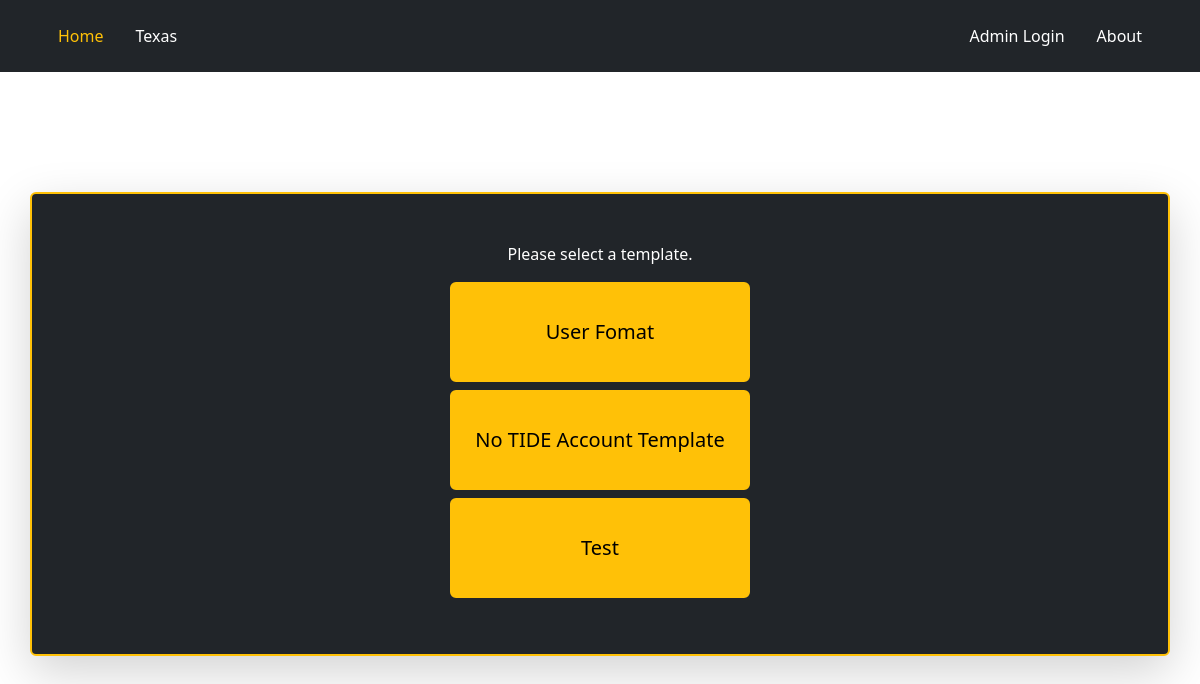
Before: /project-landing-page/Texas/ with the older database file.
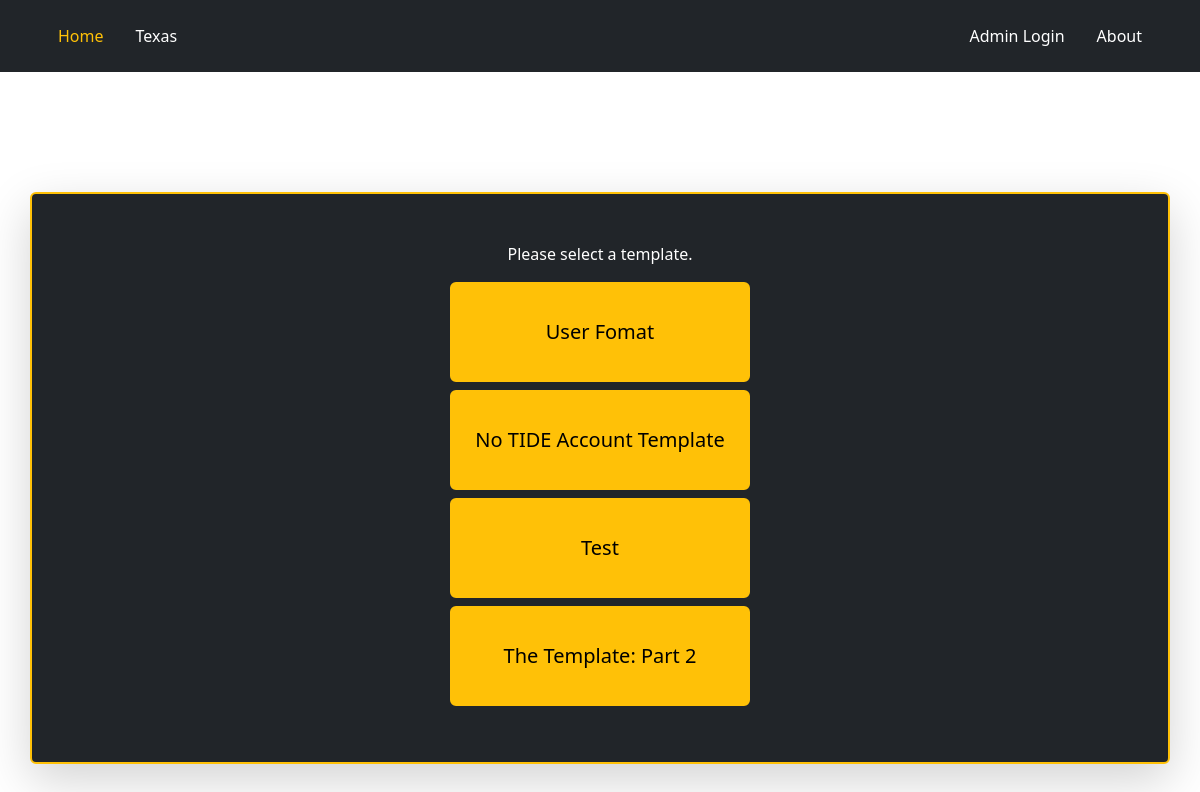
After: the same page with the newer database file.
### email_tool/models.py (models this page shows, shortened)
class Project(models.Model):
    name = models.CharField(max_length=40, default='Project Name')
    email_templates = models.ManyToManyField("CustomFormTemplate", related_name='projects_using_templates', blank=True)
    signature = models.TextField(max_length=400, default='Signature Goes Here', null=True)
    global_project = models.BooleanField(default=False)
    form_fields_created = models.BooleanField(default=False)

class CustomFormTemplate(models.Model):
    project = models.ForeignKey(Project, related_name='templates', on_delete=models.CASCADE, blank = True, null=True)
    template_name = models.CharField(max_length=100)
    template_slug = models.SlugField(unique=True, null=True, blank=True)
    fields = models.ManyToManyField(CustomFormField, blank=True)
    template_text = models.TextField()
    field_order_config = models.JSONField(blank=True, null=True)

### email_tool/views.py (the view, shortened to what this page needs)
# urls.py: path('project-landing-page/<str:name>/', ProjectLandingPageView.as_view(), name='project-landing-page'),
class ProjectLandingPageView(View):
    def get(self, request, name):
        selected_project_name = name.title()
        selected_project = get_object_or_404(Project, name=selected_project_name)
        email_templates = selected_project.email_templates.all()
        return render(request, 'project-landing-page.html', {
            'selected_project': selected_project,
            'email_templates': email_templates,
            'selected_project_name': selected_project_name})

### templates/project-landing-page.html (shortened to what this page needs)
{% extends 'base.html' %}
{% load crispy_forms_tags %}
{% block header %}
    {{selected_project.name }}
{% endblock header %}
{% block content %}
<div class="container bg-dark p-5 border border-warning border-2 shadow-lg p-5 mb-5 rounded" style="margin-top: 120px; border-radius: 5px;">
    <div class="row justify-content-center">
        <div class="col-md-8">
            <div class="text-center">
                <p class="nice-font underline-text-white" style="color: white;">Please select a template.</p>
            </div>
            {% if email_templates %}
                {% for template in email_templates %}
                        <div class="d-flex justify-content-center">
                            <form method="post" action="{% url 'project-landing-page' name=selected_project.name %}">
                                <button class="btn btn-warning btn-lg custom-button pop-in-button border-2 button-nice-font p-3 mb-2 rounded" type="submit">{{ template.template_name }}</button>
                            </form>
                        </div>
                {% endfor %}
            {% else %}
                <div class="text-center">
                    <p class="form-nice-font" style="color: white;">No templates available.</p>
                </div>
            {% endif %}
        </div>
    </div>
</div>
{% endblock content %}

### templates/base.html (shortened to what this page needs)
{% load static %}
<!DOCTYPE html>
<html lang="en">
<head>
    <link href="https://cdn.jsdelivr.net/npm/bootstrap@5.3.1/dist/css/bootstrap.min.css" rel="stylesheet">
    <link rel="stylesheet" type="text/css" href="{% static 'css/styles.css' %}">
  </head>
<body>
  <main>
    <header class="p-3 bg-dark text-white">
      <div class="container">
        <div class="d-flex flex-wrap align-items-center justify-content-center">
          <ul class="nav col-12 col-lg-auto me-auto mb-2 justify-content-start mb-md-0">
            <li><a href="{% url 'home' %}" class="nav-link px-2 text-warning button-nice-font button-border mx-2">Home</a></li>
              {% if selected_project %}
                <li><a href="{% url 'project-landing-page' name=selected_project.name %}" class="nav-link px-2 text-white button-nice-font button-border mx-2">{% block header %}{% endblock header %}</a></li>
              {% endif %}
          </ul>
          <ul class="nav col-12 col-lg-auto ms-auto mb-2 justify-content-end mb-md-0">
            {% if user.is_authenticated %}
              <li><a href="{% url 'admin-panel' %}" class="nav-link px-2 text-white button-nice-font button-border mx-2">Admin Panel</a></li>
              <li><a href="{% url 'logout' %}" class="nav-link px-2 text-white button-nice-font button-border mx-2">Log Out</a></li>
            {% else %}
              <li><a href="{% url 'login' %}" class="nav-link px-2 text-white button-nice-font button-border mx-2">Admin Login</a></li>
            {% endif %}
            <li><a href="{% url 'about' %}" class="nav-link px-2 text-white button-nice-font button-border mx-2">About</a></li>
          </ul>
        </div>
      </div>
    </header>
    {% block content %}
    {% endblock content %}
  </main>
  </body>
</html>

### staticfiles/css/styles.css (style rules this page uses)
.custom-button { width: 300px; height: 100px; display: flex; justify-content: center; align-items: center; }

Changed rows visible on the page:
added CustomFormTemplate: template_name "The Template: Part 2"
